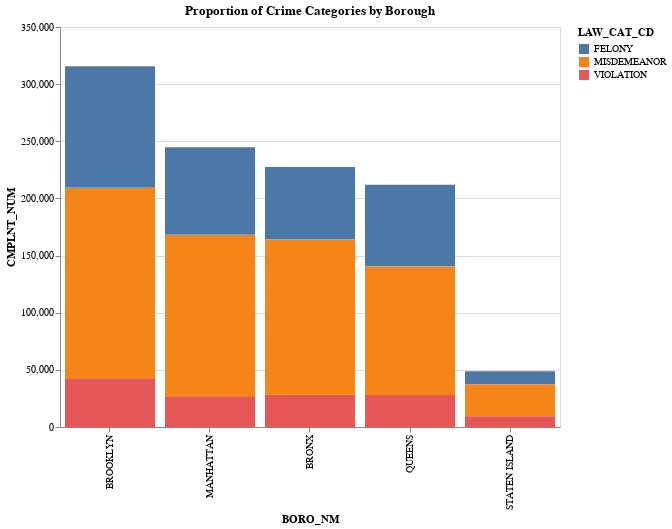

The code cell stored with this chart in its notebook:
### Code cell
import altair as alt

alt.Chart(df_boro_law).mark_bar().encode(
  x=alt.Y('BORO_NM:N', sort='-y'),
  y='CMPLNT_NUM:Q',
  color='LAW_CAT_CD',
  tooltip = ['BORO_NM', 'CMPLNT_NUM', 'LAW_CAT_CD']
).properties(width = 500, height = 400, title="Proportion of Crime Categories by Borough")

### Figure 1 — Vega-Lite specification as saved in the notebook (floating-point values rounded to 4 significant figures)
{"config": {"view": {"continuousWidth": 400, "continuousHeight": 300}}, "data": {"name": "data-0b9f44b5ec9c6e1aa28cd7ea5f0069bd"}, "mark": "bar", "encoding": {"color": {"type": "nominal", "field": "LAW_CAT_CD"}, "tooltip": [{"type": "nominal", "field": "BORO_NM"}, {"type": "quantitative", "field": "CMPLNT_NUM"}, {"type": "nominal", "field": "LAW_CAT_CD"}], "x": {"type": "nominal", "field": "BORO_NM", "sort": "-y"}, "y": {"type": "quantitative", "field": "CMPLNT_NUM"}}, "height": 400, "title": "Proportion of Crime Categories by Borough", "width": 500, "$schema": "https://vega.github.io/schema/vega-lite/v4.8.1.json", "datasets": {"data-0b9f44b5ec9c6e1aa28cd7ea5f0069bd": [{"BORO_NM": "BRONX", "LAW_CAT_CD": "FELONY", "CMPLNT_NUM": 63284}, {"BORO_NM": "BRONX", "LAW_CAT_CD": "MISDEMEANOR", "CMPLNT_NUM": 135894}, {"BORO_NM": "BRONX", "LAW_CAT_CD": "VIOLATION", "CMPLNT_NUM": 28299}, {"BORO_NM": "BROOKLYN", "LAW_CAT_CD": "FELONY", "CMPLNT_NUM": 105539}, {"BORO_NM": "BROOKLYN", "LAW_CAT_CD": "MISDEMEANOR", "CMPLNT_NUM": 167423}, {"BORO_NM": "BROOKLYN", "LAW_CAT_CD": "VIOLATION", "CMPLNT_NUM": 42686}, {"BORO_NM": "MANHATTAN", "LAW_CAT_CD": "FELONY", "CMPLNT_NUM": 76455}, {"BORO_NM": "MANHATTAN", "LAW_CAT_CD": "MISDEMEANOR", "CMPLNT_NUM": 141374}, {"BORO_NM": "MANHATTAN", "LAW_CAT_CD": "VIOLATION", "CMPLNT_NUM": 26920}, {"BORO_NM": "QUEENS", "LAW_CAT_CD": "FELONY", "CMPLNT_NUM": 71276}, {"BORO_NM": "QUEENS", "LAW_CAT_CD": "MISDEMEANOR", "CMPLNT_NUM": 112711}, {"BORO_NM": "QUEENS", "LAW_CAT_CD": "VIOLATION", "CMPLNT_NUM": 27971}, {"BORO_NM": "STATEN ISLAND", "LAW_CAT_CD": "FELONY", "CMPLNT_NUM": 11253}, {"BORO_NM": "STATEN ISLAND", "LAW_CAT_CD": "MISDEMEANOR", "CMPLNT_NUM": 28066}, {"BORO_NM": "STATEN ISLAND", "LAW_CAT_CD": "VIOLATION", "CMPLNT_NUM": 9424}]}}
